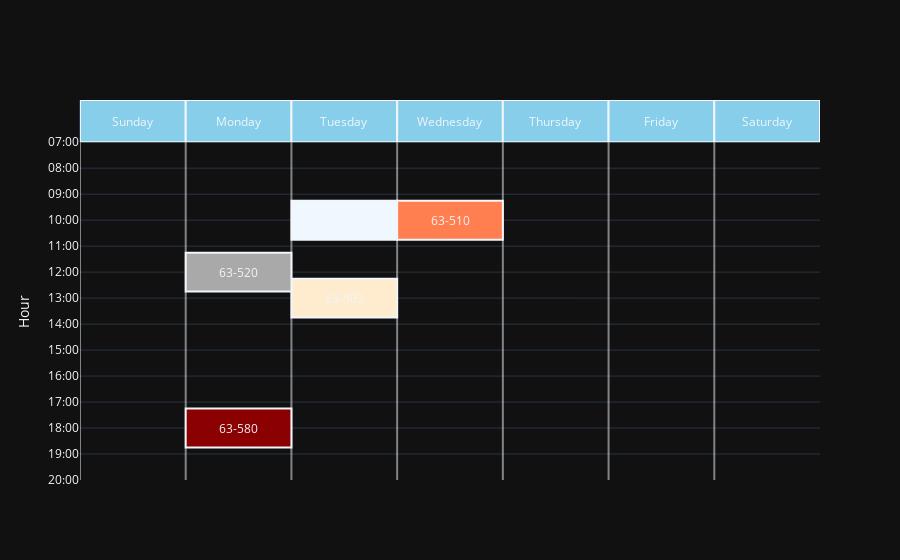

Here is the notebook cell this chart was saved with:
### Code cell
height_ratios = [1, 8]
figsize_timetable = [10, 6]

print(range(len(WEEK_DAYS)))
day_width = figsize_timetable[0] / len(WEEK_DAYS)
text_offset = [day_width / 2, height_ratios[0] / 2]
themecolor = "skyblue"

fig = make_subplots(
    2, 1, shared_xaxes=True, vertical_spacing=0, row_heights=height_ratios
)
# fig.update_layout(autosize=False, width = figsize_timetable[0]*100, height = figsize_timetable[1]*100)

# create the days as a header in subplot 1:
for i in range(len(WEEK_DAYS)):
    fig.add_shape(
        type="rect",
        x0=i * day_width * 100,
        x1=i * day_width * 100 + day_width * 100,
        y0=0,
        y1=1,
        xref="x1",
        yref="y1",
        row=1,
        col=1,
        fillcolor=themecolor,
        # opacity = 0.5
    )

    fig.add_annotation(
        x=(i * day_width + text_offset[0]) * 100,
        y=text_offset[1],
        text=f"{WEEK_DAYS[i]}",
        showarrow=False,
        col=1,
        row=1,
    )
fig.update_yaxes(range=[0, height_ratios[0]], visible=False, col=1, row=1)
# fig.update_xaxes(range=[0, figsize_timetable[0]*100], row=1, col=1)

# create timetable in subplot 2:


daylines = [
    i * figsize_timetable[0] * 100 / len(WEEK_DAYS) for i, _ in enumerate(WEEK_DAYS)
]
for x in daylines:
    fig.add_shape(
        type="line",
        x0=x,
        x1=x,
        y0=yticks[0],
        y1=yticks[-1],
        xref="x2",
        yref="y2",
        opacity=0.5,
        fillcolor="black",
        col=1,
        row=2,
    )

# plot the courses:
print(yticks)
for subject in courses:
    print(subject.y)
    print(subject.y + int((subject.duration).total_seconds() / 60))
    fig.add_shape(
        type="rect",
        x0=subject.x * 100,
        x1=subject.x * 100 + day_width * 100,
        y1=subject.y,
        y0=subject.y + int((subject.duration).total_seconds() / 60),
        xref="x2",
        yref="y2",
        fillcolor=subject.color,
        col=1,
        row=2,
    )
    fig.add_annotation(
        x=(subject.x * 100 + 0.5 * day_width * 100),
        y=subject.y + 0.5 * int((subject.duration).total_seconds() / 60),
        text=f"{subject.name[:6]}",
        showarrow=False,
        col=1,
        row=2,
    )
    # add hover info:
    fig.add_trace(
        go.Scatter(
            x=[subject.x * 100 + 0.5 * day_width * 100],
            y=[subject.y + 0.5 * int((subject.duration).total_seconds() / 60)],
            marker=dict(size=int((subject.duration).total_seconds() / 60), opacity=0),
            mode="markers",
            hovertemplate=f"<b>{subject.name}</b> "
            f"<br> {subject.lecturer}"
            f"<br> {subject.room}"
            f"<br> {subject.start_time.time()}"
            f"<br> {subject.endtime.time()}"
            f"<extra></extra>",
            showlegend=False,
        ),
        row=2,
        col=1,
    )

fig.update_yaxes(
    title_text="Hour",
    range=[max(yticks), min(yticks)],
    tickvals=yticks,
    ticktext=[f"{int(h / 60):02d}:00" for h in yticks],
    row=2,
    col=1,
)
fig.update_xaxes(visible=False, col=1, row=2)
fig.update_xaxes(range=[0, figsize_timetable[0] * 100], row=2, col=1)


fig.show()

### Figure 1 — Plotly figure (JSON) as saved in the notebook; plotly's stock layout.template omitted (floating-point values rounded to 4 significant figures)
{"data": [{"hovertemplate": "<b>63-501 - Atmospheric Dynamics</b> <br> Nadjelka<br> A<br> 09:15:00<br> 10:45:00<extra></extra>", "marker": {"opacity": 0, "size": 90}, "mode": "markers", "showlegend": false, "type": "scatter", "x": [357.1], "xaxis": "x2", "y": [600.0], "yaxis": "y2"}, {"hovertemplate": "<b>63-503 - Radiation and Climate</b> <br> Stephan<br> B<br> 12:15:00<br> 13:45:00<extra></extra>", "marker": {"opacity": 0, "size": 90}, "mode": "markers", "showlegend": false, "type": "scatter", "x": [357.1], "xaxis": "x2", "y": [780.0], "yaxis": "y2"}, {"hovertemplate": "<b>63-510 - Introduction to Atmospheric Physics</b> <br> Juan<br> C<br> 09:15:00<br> 10:45:00<extra></extra>", "marker": {"opacity": 0, "size": 90}, "mode": "markers", "showlegend": false, "type": "scatter", "x": [500.0], "xaxis": "x2", "y": [600.0], "yaxis": "y2"}, {"hovertemplate": "<b>63-520 - Geophysical Wave Lab</b> <br> Sergiey<br> D<br> 11:15:00<br> 12:45:00<extra></extra>", "marker": {"opacity": 0, "size": 90}, "mode": "markers", "showlegend": false, "type": "scatter", "x": [214.3], "xaxis": "x2", "y": [720.0], "yaxis": "y2"}, {"hovertemplate": "<b>63-580 - Advanced Practical Python Development</b> <br> Aaron<br> E<br> 17:15:00<br> 18:45:00<extra></extra>", "marker": {"opacity": 0, "size": 90}, "mode": "markers", "showlegend": false, "type": "scatter", "x": [214.3], "xaxis": "x2", "y": [1080.0], "yaxis": "y2"}], "layout": {"annotations": [{"showarrow": false, "text": "Sunday", "x": 71.43, "xref": "x", "y": 0.5, "yref": "y"}, {"showarrow": false, "text": "Monday", "x": 214.3, "xref": "x", "y": 0.5, "yref": "y"}, {"showarrow": false, "text": "Tuesday", "x": 357.1, "xref": "x", "y": 0.5, "yref": "y"}, {"showarrow": false, "text": "Wednesday", "x": 500.0, "xref": "x", "y": 0.5, "yref": "y"}, {"showarrow": false, "text": "Thursday", "x": 642.9, "xref": "x", "y": 0.5, "yref": "y"}, {"showarrow": false, "text": "Friday", "x": 785.7, "xref": "x", "y": 0.5, "yref": "y"}, {"showarrow": false, "text": "Saturday", "x": 928.6, "xref": "x", "y": 0.5, "yref": "y"}, {"showarrow": false, "text": "63-501", "x": 357.1, "xref": "x2", "y": 600.0, "yref": "y2"}, {"showarrow": false, "text": "63-503", "x": 357.1, "xref": "x2", "y": 780.0, "yref": "y2"}, {"showarrow": false, "text": "63-510", "x": 500.0, "xref": "x2", "y": 600.0, "yref": "y2"}, {"showarrow": false, "text": "63-520", "x": 214.3, "xref": "x2", "y": 720.0, "yref": "y2"}, {"showarrow": false, "text": "63-580", "x": 214.3, "xref": "x2", "y": 1080.0, "yref": "y2"}], "shapes": [{"fillcolor": "skyblue", "type": "rect", "x0": 0.0, "x1": 142.9, "xref": "x", "y0": 0, "y1": 1, "yref": "y"}, {"fillcolor": "skyblue", "type": "rect", "x0": 142.9, "x1": 285.7, "xref": "x", "y0": 0, "y1": 1, "yref": "y"}, {"fillcolor": "skyblue", "type": "rect", "x0": 285.7, "x1": 428.6, "xref": "x", "y0": 0, "y1": 1, "yref": "y"}, {"fillcolor": "skyblue", "type": "rect", "x0": 428.6, "x1": 571.4, "xref": "x", "y0": 0, "y1": 1, "yref": "y"}, {"fillcolor": "skyblue", "type": "rect", "x0": 571.4, "x1": 714.3, "xref": "x", "y0": 0, "y1": 1, "yref": "y"}, {"fillcolor": "skyblue", "type": "rect", "x0": 714.3, "x1": 857.1, "xref": "x", "y0": 0, "y1": 1, "yref": "y"}, {"fillcolor": "skyblue", "type": "rect", "x0": 857.1, "x1": 1000.0, "xref": "x", "y0": 0, "y1": 1, "yref": "y"}, {"fillcolor": "black", "opacity": 0.5, "type": "line", "x0": 0.0, "x1": 0.0, "xref": "x2", "y0": 420, "y1": 1200, "yref": "y2"}, {"fillcolor": "black", "opacity": 0.5, "type": "line", "x0": 142.9, "x1": 142.9, "xref": "x2", "y0": 420, "y1": 1200, "yref": "y2"}, {"fillcolor": "black", "opacity": 0.5, "type": "line", "x0": 285.7, "x1": 285.7, "xref": "x2", "y0": 420, "y1": 1200, "yref": "y2"}, {"fillcolor": "black", "opacity": 0.5, "type": "line", "x0": 428.6, "x1": 428.6, "xref": "x2", "y0": 420, "y1": 1200, "yref": "y2"}, {"fillcolor": "black", "opacity": 0.5, "type": "line", "x0": 571.4, "x1": 571.4, "xref": "x2", "y0": 420, "y1": 1200, "yref": "y2"}, {"fillcolor": "black", "opacity": 0.5, "type": "line", "x0": 714.3, "x1": 714.3, "xref": "x2", "y0": 420, "y1": 1200, "yref": "y2"}, {"fillcolor": "black", "opacity": 0.5, "type": "line", "x0": 857.1, "x1": 857.1, "xref": "x2", "y0": 420, "y1": 1200, "yref": "y2"}, {"fillcolor": "aliceblue", "type": "rect", "x0": 285.7, "x1": 428.6, "xref": "x2", "y0": 645, "y1": 555, "yref": "y2"}, {"fillcolor": "blanchedalmond", "type": "rect", "x0": 285.7, "x1": 428.6, "xref": "x2", "y0": 825, "y1": 735, "yref": "y2"}, {"fillcolor": "coral", "type": "rect", "x0": 428.6, "x1": 571.4, "xref": "x2", "y0": 645, "y1": 555, "yref": "y2"}, {"fillcolor": "darkgray", "type": "rect", "x0": 142.9, "x1": 285.7, "xref": "x2", "y0": 765, "y1": 675, "yref": "y2"}, {"fillcolor": "darkred", "type": "rect", "x0": 142.9, "x1": 285.7, "xref": "x2", "y0": 1125, "y1": 1035, "yref": "y2"}], "xaxis": {"anchor": "y", "domain": [0.0, 1.0], "matches": "x2", "showticklabels": false}, "xaxis2": {"anchor": "y2", "domain": [0.0, 1.0], "range": [0, 1000], "visible": false}, "yaxis": {"anchor": "x", "domain": [0.8889, 1.0], "range": [0, 1], "visible": false}, "yaxis2": {"anchor": "x2", "domain": [0.0, 0.8889], "range": [1200, 420], "ticktext": ["07:00", "08:00", "09:00", "10:00", "11:00", "12:00", "13:00", "14:00", "15:00", "16:00", "17:00", "18:00", "19:00", "20:00"], "tickvals": [420, 480, 540, 600, 660, 720, 780, 840, 900, 960, 1020, 1080, 1140, 1200], "title": {"text": "Hour"}}}}
